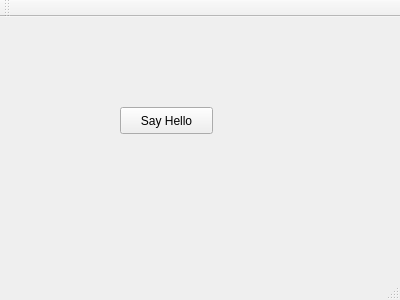
<?xml version="1.0" encoding="UTF-8"?>
<ui version="4.0">
 <class>MainWindow</class>
 <widget class="QMainWindow" name="MainWindow">
  <property name="geometry">
   <rect>
    <x>0</x>
    <y>0</y>
    <width>400</width>
    <height>300</height>
   </rect>
  </property>
  <property name="windowTitle">
   <string>MainWindow</string>
  </property>
  <widget class="QWidget" name="centralWidget">
   <widget class="QPushButton" name="pushButton">
    <property name="geometry">
     <rect>
      <x>120</x>
      <y>90</y>
      <width>93</width>
      <height>27</height>
     </rect>
    </property>
    <property name="text">
     <string>Say Hello</string>
    </property>
   </widget>
  </widget>
  <widget class="QMenuBar" name="menuBar">
   <property name="geometry">
    <rect>
     <x>0</x>
     <y>0</y>
     <width>400</width>
     <height>23</height>
    </rect>
   </property>
  </widget>
  <widget class="QToolBar" name="mainToolBar">
   <attribute name="toolBarArea">
    <enum>TopToolBarArea</enum>
   </attribute>
   <attribute name="toolBarBreak">
    <bool>false</bool>
   </attribute>
  </widget>
  <widget class="QStatusBar" name="statusBar"/>
 </widget>
 <layoutdefault spacing="6" margin="11"/>
 <resources/>
 <connections/>
</ui>
